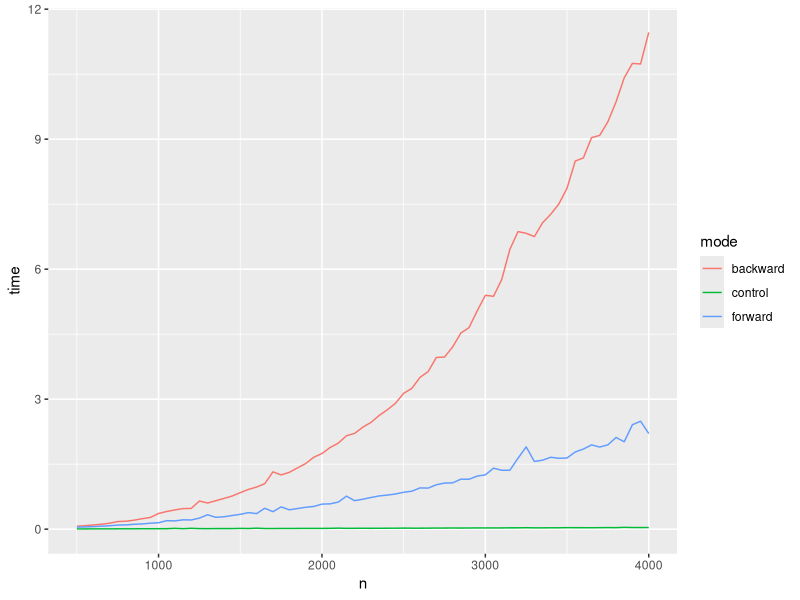
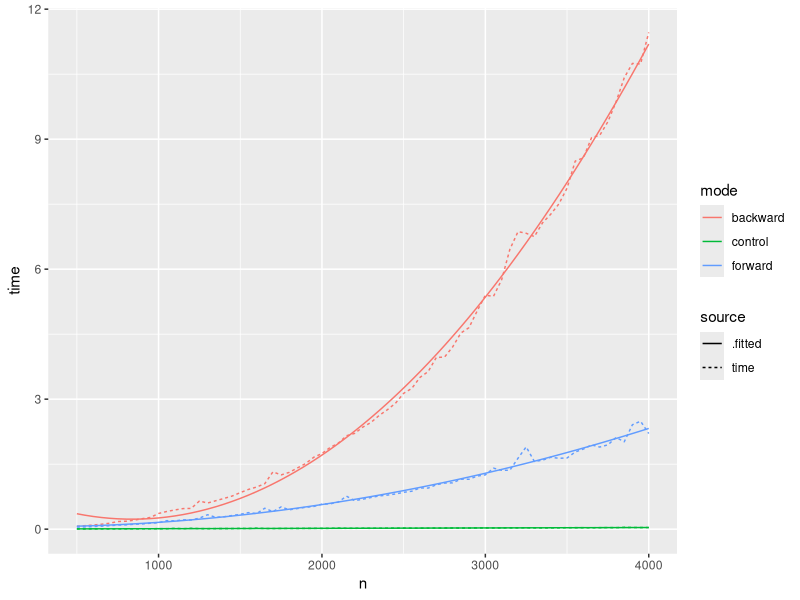

Generate these figures, in order, with R:
library(tidyverse)
library(broom)
d <- read_tsv("times.tsv")
d %>% ggplot() + geom_line(aes(n,time,color=mode))

d1 <- d %>% group_by(mode) %>% do(augment(lm(time ~ n + I(n^2), data=.))) %>% ungroup %>%
  gather(key = "source", value = "time", time, .fitted)

d1 %>% ggplot() + geom_line(aes(n,time,color=mode,linetype=source))
